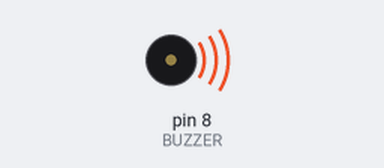
Bench run of a sketch on a simulated Arduino Uno, built with avr-gcc and run on an emulated ATmega328P. Shown: buzzer (waves = sounding).

Above: at 0.2 s.
Timing chart, 0 to 6.5 s (numbered marks = the images above):
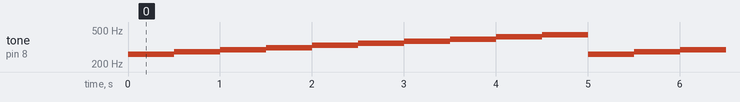

Measured:
- by itself, tone on pin 8 (BUZZER): repeats every 5.0 s: 277 Hz 0.50 s, 294 Hz 0.50 s, 311 Hz 0.50 s, 330 Hz 0.50 s, 349 Hz 0.50 s, 370 Hz 0.50 s, 392 Hz 0.50 s, 415 Hz 0.50 s, 440 Hz 0.50 s, 261 Hz 0.50 s

The sketch:

N_005.ino
```cpp
/*
 * Author: Thiago Santos Tassinari
 * Data: 17/10/2020
*/

/* Descrição do Projeto
 *
 * O objetivo deste projeto é acionar um buzzer utilizando as funções tone e noTone. O buzzer é um dispositivo que permite a geração de sinais
 * sonoros (bipes) como aqueles encontrados em computadores. Para produzir o som, um buzzer vibra por meio de um oscilador. Essa oscilação é determinada
 * por uma frequência que, por sua vez, define um som específico.
 */

 /* Componentes necessários
  *
  *  • 1 Arduino;
  *  • 1 buzzer;
  *  • 1 resistor de 220 ohms (vermelho, vermelho, marrom) ou de 330 ohms (laranja, laranja, marrom);
  *  • 1 protoboard;
  *  • jumper cable.
  */

int BUZZER = 8; // Pino ao qual o buzzer está conectado
int numNotas = 10;

// Vetor de inteiros contendo diversas frequências
int notas[] = { 261, 277, 294, 311, 330, 349, 370, 392, 415, 440 };
// Notas    C  #C    D   #D    E    F    #F   G    #G   A
void setup()
{
  pinMode(BUZZER, OUTPUT);
}

void loop(){
  for (int i = 0; i < numNotas; i++) {
    tone(BUZZER, notas[i]);
    delay(500);
  }
  noTone(BUZZER);
}
```
